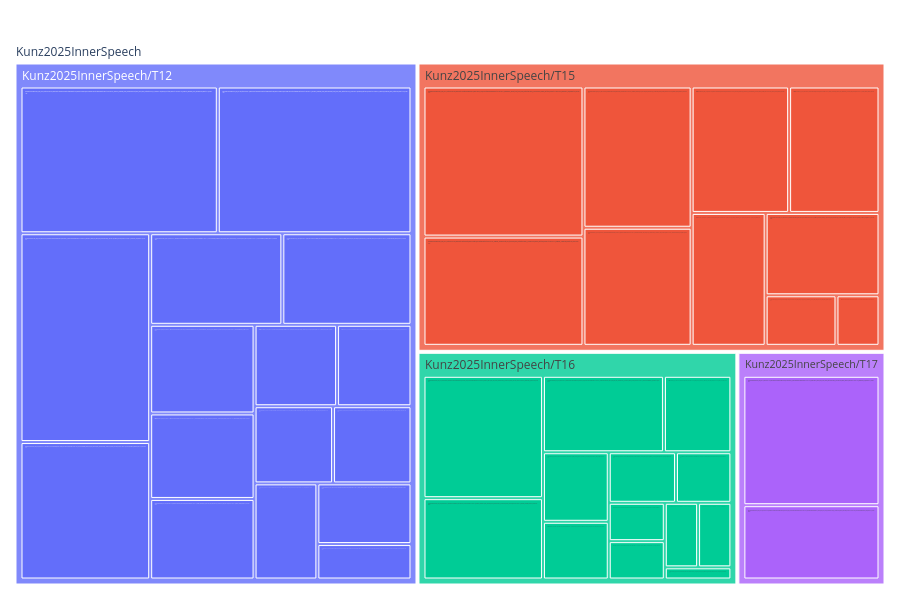

Write notebook code for a chart like this one.
### Code cell
viz.plot_study(kunz)

### Figure 1 — Plotly figure (JSON) as saved in the notebook; plotly's stock layout.template omitted (floating-point values rounded to 4 significant figures)
{"data": [{"branchvalues": "total", "customdata": [["1.9h"], ["13min"], ["1.8h"], ["1.9h"], ["23min"], ["24min"], ["24min"], ["24min"], ["24min"], ["33min"], ["27min"], ["37min"], ["1.2h"], ["48min"], ["47min"], ["35min"], ["51min"], ["1.1h"], ["15min"], ["1.7h"], ["53min"], ["41min"], ["1.2h"], ["9min"], ["48min"], ["39min"], ["1.1h"], ["9min"], ["9min"], ["22min"], ["20min"], ["40min"], ["4min"], ["9min"], ["9min"], ["15min"], ["42min"], ["16min"], ["12min"], ["46min"], ["1.3h"], ["(?)"], ["(?)"], ["(?)"], ["(?)"], ["(?)"]], "domain": {"x": [0.0, 1.0], "y": [0.0, 1.0]}, "hovertemplate": "<b>%{label}</b><br>duration: %{customdata[0]}<br>share: %{percentRoot:.1%}<extra></extra>", "ids": ["Kunz2025InnerSpeech/Kunz2025InnerSpeech/T12/Kunz2025InnerSpeech:bin_size_ms=20,date=2023.05.16,experiment=seqRecallUninstructed3ElementArrow,family=sequence,file=seqRecallUninstructed3ElementArrow/t12.2023.05.16_binnedTX_spikePow_20ms_joystickSeq.mat,loop_type=,mean_subtracted=True,n_channels=128,original_split=train,session=t12.2023.05.16_binnedTX_spikePow_20ms_joystickSeq,subject=T12,vocab=", "Kunz2025InnerSpeech/Kunz2025InnerSpeech/T12/Kunz2025InnerSpeech:bin_size_ms=20,date=2023.05.16,experiment=seqRecallUninstructedSingleArrow,family=sequence,file=seqRecallUninstructedSingleArrow/t12.2023.05.16_binnedTX_spikePow_20ms_joystickSingle.mat,loop_type=,mean_subtracted=True,n_channels=128,original_split=train,session=t12.2023.05.16_binnedTX_spikePow_20ms_joystickSingle,subject=T12,vocab=", "Kunz2025InnerSpeech/Kunz2025InnerSpeech/T12/Kunz2025InnerSpeech:bin_size_ms=20,date=2023.08.15,experiment=isolatedVerbalBehaviors,family=word_cue,file=isolatedVerbalBehaviors/t12.2023.08.15_allBehaviors_raw.mat,loop_type=,mean_subtracted=False,n_channels=128,original_split=train,session=t12.2023.08.15_allBehaviors_raw,subject=T12,vocab=", "Kunz2025InnerSpeech/Kunz2025InnerSpeech/T12/Kunz2025InnerSpeech:bin_size_ms=20,date=2023.09.19,experiment=seqRecallUninstructed3ElementLines,family=sequence,file=seqRecallUninstructed3ElementLines/t12.2023.09.19_binnedTX_spikePow_20ms_lineSequenes.mat,loop_type=,mean_subtracted=True,n_channels=128,original_split=train,session=t12.2023.09.19_binnedTX_spikePow_20ms_lineSequenes,subject=T12,vocab=", "Kunz2025InnerSpeech/Kunz2025InnerSpeech/T12/Kunz2025InnerSpeech:bin_size_ms=20,date=2023.09.28,experiment=seqRecallSpeech,family=sequence,file=seqRecallSpeech/t12.2023.09.28_binnedTX_spikePow_20ms_speak.mat,loop_type=,mean_subtracted=True,n_channels=128,original_split=train,session=t12.2023.09.28_binnedTX_spikePow_20ms_speak,subject=T12,vocab=", "Kunz2025InnerSpeech/Kunz2025InnerSpeech/T12/Kunz2025InnerSpeech:bin_size_ms=20,date=2023.09.28,experiment=seqRecallVerbalMemory,family=sequence,file=seqRecallVerbalMemory/t12.2023.09.28_binnedTX_spikePow_20ms_arrow.mat,loop_type=,mean_subtracted=True,n_channels=128,original_split=train,session=t12.2023.09.28_binnedTX_spikePow_20ms_arrow,subject=T12,vocab=", "Kunz2025InnerSpeech/Kunz2025InnerSpeech/T12/Kunz2025InnerSpeech:bin_size_ms=20,date=2023.10.12,experiment=seqRecallVerbalMemory,family=sequence,file=seqRecallVerbalMemory/t12.2023.10.12_binnedTX_spikePow_20ms_verbalMemory.mat,loop_type=,mean_subtracted=True,n_channels=128,original_split=train,session=t12.2023.10.12_binnedTX_spikePow_20ms_verbalMemory,subject=T12,vocab=", "Kunz2025InnerSpeech/Kunz2025InnerSpeech/T12/Kunz2025InnerSpeech:bin_size_ms=20,date=2023.10.12,experiment=seqRecallVisualMemory,family=sequence,file=seqRecallVisualMemory/t12.2023.10.12_binnedTX_spikePow_20ms_visualMemory.mat,loop_type=,mean_subtracted=True,n_channels=128,original_split=train,session=t12.2023.10.12_binnedTX_spikePow_20ms_visualMemory,subject=T12,vocab=", "Kunz2025InnerSpeech/Kunz2025InnerSpeech/T12/Kunz2025InnerSpeech:bin_size_ms=20,date=2023.11.28,experiment=sentenceData,family=sentence,file=sentenceData/t12.2023.11.28_attempted_50words.mat,loop_type=open,mean_subtracted=False,n_channels=128,original_split=train,session=t12.2023.11.28_attempted_50words,subject=T12,vocab=50w", "Kunz2025InnerSpeech/Kunz2025InnerSpeech/T12/Kunz2025InnerSpeech:bin_size_ms=20,date=2023.11.28,experiment=sentenceData,family=sentence,file=sentenceData/t12.2023.11.28_imagined_50words.mat,loop_type=open,mean_subtracted=False,n_channels=128,original_split=train,session=t12.2023.11.28_imagined_50words,subject=T12,vocab=50w", "Kunz2025InnerSpeech/Kunz2025InnerSpeech/T12/Kunz2025InnerSpeech:bin_size_ms=20,date=2023.11.28,experiment=sentenceData,family=sentence,file=sentenceData/t12.2023.11.28_imagined_50words_eval.mat,loop_type=closed,mean_subtracted=False,n_channels=128,original_split=eval,session=t12.2023.11.28_imagined_50words_eval,subject=T12,vocab=50w", "Kunz2025InnerSpeech/Kunz2025InnerSpeech/T12/Kunz2025InnerSpeech:bin_size_ms=20,date=2024.04.11,experiment=interleavedVerbalBehaviors,family=word_cue,file=interleavedVerbalBehaviors/t12.2024.04.11_interleavedVerbalBehaviors_raw.mat,loop_type=,mean_subtracted=False,n_channels=128,original_split=train,session=t12.2024.04.11_interleavedVerbalBehaviors_raw,subject=T12,vocab=", "Kunz2025InnerSpeech/Kunz2025InnerSpeech/T12/Kunz2025InnerSpeech:bin_size_ms=20,date=2024.12.06,experiment=chittychittybangbang,family=sentence,file=chittychittybangbang/t12.2024.12.06_chittychittybangbang_50words.mat,loop_type=open,mean_subtracted=False,n_channels=256,original_split=train,session=t12.2024.12.06_chittychittybangbang_50words,subject=T12,vocab=50w", "Kunz2025InnerSpeech/Kunz2025InnerSpeech/T12/Kunz2025InnerSpeech:bin_size_ms=20,date=2024.12.17,experiment=chittychittybangbang,family=sentence,file=chittychittybangbang/t12.2024.12.17_chittychittybangbang_50words.mat,loop_type=open,mean_subtracted=False,n_channels=256,original_split=train,session=t12.2024.12.17_chittychittybangbang_50words,subject=T12,vocab=50w", "Kunz2025InnerSpeech/Kunz2025InnerSpeech/T12/Kunz2025InnerSpeech:bin_size_ms=20,date=2024.12.19,experiment=chittychittybangbang,family=sentence,file=chittychittybangbang/t12.2024.12.19_chittychittybangbang_50words.mat,loop_type=open,mean_subtracted=False,n_channels=256,original_split=train,session=t12.2024.12.19_chittychittybangbang_50words,subject=T12,vocab=50w", "Kunz2025InnerSpeech/Kunz2025InnerSpeech/T12/Kunz2025InnerSpeech:bin_size_ms=25,date=2024.12.19,experiment=chittychittybangbang,family=sentence,file=chittychittybangbang/t12.2024.12.19_chittychittybangbang_50words_eval.mat,loop_type=closed,mean_subtracted=False,n_channels=256,original_split=eval,session=t12.2024.12.19_chittychittybangbang_50words_eval,subject=T12,vocab=50w", "Kunz2025InnerSpeech/Kunz2025InnerSpeech/T15/Kunz2025InnerSpeech:bin_size_ms=10,date=2024.03.03,experiment=sentenceData,family=sentence,file=sentenceData/t15.2024.03.03_attempted_50words.mat,loop_type=open,mean_subtracted=False,n_channels=256,original_split=train,session=t15.2024.03.03_attempted_50words,subject=T15,vocab=50w", "Kunz2025InnerSpeech/Kunz2025InnerSpeech/T15/Kunz2025InnerSpeech:bin_size_ms=10,date=2024.03.03,experiment=sentenceData,family=sentence,file=sentenceData/t15.2024.03.03_imagined_50words.mat,loop_type=open,mean_subtracted=False,n_channels=256,original_split=train,session=t15.2024.03.03_imagined_50words,subject=T15,vocab=50w", "Kunz2025InnerSpeech/Kunz2025InnerSpeech/T15/Kunz2025InnerSpeech:bin_size_ms=10,date=2024.03.03,experiment=sentenceData,family=sentence,file=sentenceData/t15.2024.03.03_imagined_50words_eval.mat,loop_type=closed,mean_subtracted=False,n_channels=256,original_split=eval,session=t15.2024.03.03_imagined_50words_eval,subject=T15,vocab=50w", "Kunz2025InnerSpeech/Kunz2025InnerSpeech/T15/Kunz2025InnerSpeech:bin_size_ms=10,date=2024.04.07,experiment=isolatedVerbalBehaviors,family=word_cue,file=isolatedVerbalBehaviors/t15.2024.04.07_allBehaviors_raw.mat,loop_type=,mean_subtracted=False,n_channels=256,original_split=train,session=t15.2024.04.07_allBehaviors_raw,subject=T15,vocab=", "Kunz2025InnerSpeech/Kunz2025InnerSpeech/T15/Kunz2025InnerSpeech:bin_size_ms=10,date=2024.06.14,experiment=interleavedVerbalBehaviors,family=word_cue,file=interleavedVerbalBehaviors/t15.2024.06.14_interleavedVerbalBehaviors_raw.mat,loop_type=,mean_subtracted=False,n_channels=256,original_split=train,session=t15.2024.06.14_interleavedVerbalBehaviors_raw,subject=T15,vocab=", "Kunz2025InnerSpeech/Kunz2025InnerSpeech/T15/Kunz2025InnerSpeech:bin_size_ms=10,date=2024.12.15,experiment=conjunctiveCounting,family=counting,file=conjunctiveCounting/t15.2024.12.15_conjunctive_counting.mat,loop_type=,mean_subtracted=False,n_channels=256,original_split=train,session=t15.2024.12.15_conjunctive_counting,subject=T15,vocab=", "Kunz2025InnerSpeech/Kunz2025InnerSpeech/T15/Kunz2025InnerSpeech:bin_size_ms=10,date=2024.12.15,experiment=sentenceData,family=sentence,file=sentenceData/t15.2024.12.15_imagined_125kwords.mat,loop_type=open,mean_subtracted=False,n_channels=256,original_split=train,session=t15.2024.12.15_imagined_125kwords,subject=T15,vocab=125k", "Kunz2025InnerSpeech/Kunz2025InnerSpeech/T15/Kunz2025InnerSpeech:bin_size_ms=10,date=2024.12.15,experiment=sentenceData,family=sentence,file=sentenceData/t15.2024.12.15_imagined_125kwords_eval.mat,loop_type=closed,mean_subtracted=False,n_channels=256,original_split=eval,session=t15.2024.12.15_imagined_125kwords_eval,subject=T15,vocab=125k", "Kunz2025InnerSpeech/Kunz2025InnerSpeech/T15/Kunz2025InnerSpeech:bin_size_ms=10,date=2025.01.05,experiment=sentenceData,family=sentence,file=sentenceData/t15.2025.01.05_imagined_125kwords.mat,loop_type=open,mean_subtracted=False,n_channels=256,original_split=train,session=t15.2025.01.05_imagined_125kwords,subject=T15,vocab=125k", "Kunz2025InnerSpeech/Kunz2025InnerSpeech/T15/Kunz2025InnerSpeech:bin_size_ms=10,date=2025.01.05,experiment=sentenceData,family=sentence,file=sentenceData/t15.2025.01.05_imagined_125kwords_eval.mat,loop_type=closed,mean_subtracted=False,n_channels=256,original_split=eval,session=t15.2025.01.05_imagined_125kwords_eval,subject=T15,vocab=125k", "Kunz2025InnerSpeech/Kunz2025InnerSpeech/T16/Kunz2025InnerSpeech:bin_size_ms=10,date=2024.03.04,experiment=isolatedVerbalBehaviors,family=word_cue,file=isolatedVerbalBehaviors/t16.2024.03.04_allBehaviors_raw.mat,loop_type=,mean_subtracted=False,n_channels=256,original_split=train,session=t16.2024.03.04_allBehaviors_raw,subject=T16,vocab=", "Kunz2025InnerSpeech/Kunz2025InnerSpeech/T16/Kunz2025InnerSpeech:bin_size_ms=20,date=2024.04.08,experiment=seqRecallUninstructed3ElementArrow,family=sequence,file=seqRecallUninstructed3ElementArrow/t16.2024.04.08_binnedTX_spikePow_20ms.mat,loop_type=,mean_subtracted=True,n_channels=256,original_split=train,session=t16.2024.04.08_binnedTX_spikePow_20ms,subject=T16,vocab=", "Kunz2025InnerSpeech/Kunz2025InnerSpeech/T16/Kunz2025InnerSpeech:bin_size_ms=20,date=2024.04.08,experiment=seqRecallUninstructed3ElementLines,family=sequence,file=seqRecallUninstructed3ElementLines/t16.2024.04.08_binnedTX_spikePow_20ms_lines.mat,loop_type=,mean_subtracted=True,n_channels=256,original_split=train,session=t16.2024.04.08_binnedTX_spikePow_20ms_lines,subject=T16,vocab=", "Kunz2025InnerSpeech/Kunz2025InnerSpeech/T16/Kunz2025InnerSpeech:bin_size_ms=20,date=2024.04.29,experiment=sentenceData,family=sentence,file=sentenceData/t16.2024.04.29_attempted_50words.mat,loop_type=open,mean_subtracted=False,n_channels=256,original_split=train,session=t16.2024.04.29_attempted_50words,subject=T16,vocab=50w", "Kunz2025InnerSpeech/Kunz2025InnerSpeech/T16/Kunz2025InnerSpeech:bin_size_ms=20,date=2024.04.29,experiment=sentenceData,family=sentence,file=sentenceData/t16.2024.04.29_imagined_50words.mat,loop_type=open,mean_subtracted=False,n_channels=256,original_split=train,session=t16.2024.04.29_imagined_50words,subject=T16,vocab=50w", "Kunz2025InnerSpeech/Kunz2025InnerSpeech/T16/Kunz2025InnerSpeech:bin_size_ms=20,date=2024.07.17,experiment=interleavedVerbalBehaviors,family=word_cue,file=interleavedVerbalBehaviors/t16.2024.07.17_interleavedVerbalBehaviors_raw.mat,loop_type=,mean_subtracted=False,n_channels=256,original_split=train,session=t16.2024.07.17_interleavedVerbalBehaviors_raw,subject=T16,vocab=", "Kunz2025InnerSpeech/Kunz2025InnerSpeech/T16/Kunz2025InnerSpeech:bin_size_ms=20,date=2024.07.17,experiment=seqRecallSpeech,family=sequence,file=seqRecallSpeech/t16.2024.07.17_binnedTX_spikePow_20ms.mat,loop_type=,mean_subtracted=True,n_channels=256,original_split=train,session=t16.2024.07.17_binnedTX_spikePow_20ms,subject=T16,vocab=", "Kunz2025InnerSpeech/Kunz2025InnerSpeech/T16/Kunz2025InnerSpeech:bin_size_ms=20,date=2024.07.17,experiment=seqRecallVerbalMemory,family=sequence,file=seqRecallVerbalMemory/t16.2024.07.17_binnedTX_spikePow_20ms_verbal.mat,loop_type=,mean_subtracted=True,n_channels=256,original_split=train,session=t16.2024.07.17_binnedTX_spikePow_20ms_verbal,subject=T16,vocab=", "Kunz2025InnerSpeech/Kunz2025InnerSpeech/T16/Kunz2025InnerSpeech:bin_size_ms=20,date=2024.07.17,experiment=seqRecallVisualMemory,family=sequence,file=seqRecallVisualMemory/t16.2024.07.17_binnedTX_spikePow_20ms_visual.mat,loop_type=,mean_subtracted=True,n_channels=256,original_split=train,session=t16.2024.07.17_binnedTX_spikePow_20ms_visual,subject=T16,vocab=", "Kunz2025InnerSpeech/Kunz2025InnerSpeech/T16/Kunz2025InnerSpeech:bin_size_ms=20,date=2024.12.18,experiment=conjunctiveCounting,family=counting,file=conjunctiveCounting/t16.2024.12.18_conjunctive_counting.mat,loop_type=,mean_subtracted=False,n_channels=256,original_split=train,session=t16.2024.12.18_conjunctive_counting,subject=T16,vocab=", "Kunz2025InnerSpeech/Kunz2025InnerSpeech/T16/Kunz2025InnerSpeech:bin_size_ms=20,date=2024.12.18,experiment=sentenceData,family=sentence,file=sentenceData/t16.2024.12.18_imagined_125kwords.mat,loop_type=open,mean_subtracted=False,n_channels=256,original_split=train,session=t16.2024.12.18_imagined_125kwords,subject=T16,vocab=125k", "Kunz2025InnerSpeech/Kunz2025InnerSpeech/T16/Kunz2025InnerSpeech:bin_size_ms=20,date=2024.12.18,experiment=sentenceData,family=sentence,file=sentenceData/t16.2024.12.18_imagined_125kwords_eval.mat,loop_type=closed,mean_subtracted=False,n_channels=256,original_split=eval,session=t16.2024.12.18_imagined_125kwords_eval,subject=T16,vocab=125k", "Kunz2025InnerSpeech/Kunz2025InnerSpeech/T16/Kunz2025InnerSpeech:bin_size_ms=33,date=2024.04.29,experiment=sentenceData,family=sentence,file=sentenceData/t16.2024.04.29_imagined_50words_eval.mat,loop_type=closed,mean_subtracted=False,n_channels=256,original_split=eval,session=t16.2024.04.29_imagined_50words_eval,subject=T16,vocab=50w", "Kunz2025InnerSpeech/Kunz2025InnerSpeech/T17/Kunz2025InnerSpeech:bin_size_ms=10,date=2024.12.09,experiment=interleavedVerbalBehaviors,family=word_cue,file=interleavedVerbalBehaviors/t17.2024.12.09_interleavedVerbalBehaviors_raw.mat,loop_type=,mean_subtracted=False,n_channels=256,original_split=train,session=t17.2024.12.09_interleavedVerbalBehaviors_raw,subject=T17,vocab=", "Kunz2025InnerSpeech/Kunz2025InnerSpeech/T17/Kunz2025InnerSpeech:bin_size_ms=10,date=2024.12.09,experiment=isolatedVerbalBehaviors,family=word_cue,file=isolatedVerbalBehaviors/t17.2024.12.09_allBehaviors_raw.mat,loop_type=,mean_subtracted=False,n_channels=256,original_split=train,session=t17.2024.12.09_allBehaviors_raw,subject=T17,vocab=", "Kunz2025InnerSpeech/Kunz2025InnerSpeech/T12", "Kunz2025InnerSpeech/Kunz2025InnerSpeech/T15", "Kunz2025InnerSpeech/Kunz2025InnerSpeech/T16", "Kunz2025InnerSpeech/Kunz2025InnerSpeech/T17", "Kunz2025InnerSpeech"], "labels": ["Kunz2025InnerSpeech:bin_size_ms=20,date=2023.05.16,experiment=seqRecallUninstructed3ElementArrow,family=sequence,file=seqRecallUninstructed3ElementArrow/t12.2023.05.16_binnedTX_spikePow_20ms_joystickSeq.mat,loop_type=,mean_subtracted=True,n_channels=128,original_split=train,session=t12.2023.05.16_binnedTX_spikePow_20ms_joystickSeq,subject=T12,vocab=", "Kunz2025InnerSpeech:bin_size_ms=20,date=2023.05.16,experiment=seqRecallUninstructedSingleArrow,family=sequence,file=seqRecallUninstructedSingleArrow/t12.2023.05.16_binnedTX_spikePow_20ms_joystickSingle.mat,loop_type=,mean_subtracted=True,n_channels=128,original_split=train,session=t12.2023.05.16_binnedTX_spikePow_20ms_joystickSingle,subject=T12,vocab=", "Kunz2025InnerSpeech:bin_size_ms=20,date=2023.08.15,experiment=isolatedVerbalBehaviors,family=word_cue,file=isolatedVerbalBehaviors/t12.2023.08.15_allBehaviors_raw.mat,loop_type=,mean_subtracted=False,n_channels=128,original_split=train,session=t12.2023.08.15_allBehaviors_raw,subject=T12,vocab=", "Kunz2025InnerSpeech:bin_size_ms=20,date=2023.09.19,experiment=seqRecallUninstructed3ElementLines,family=sequence,file=seqRecallUninstructed3ElementLines/t12.2023.09.19_binnedTX_spikePow_20ms_lineSequenes.mat,loop_type=,mean_subtracted=True,n_channels=128,original_split=train,session=t12.2023.09.19_binnedTX_spikePow_20ms_lineSequenes,subject=T12,vocab=", "Kunz2025InnerSpeech:bin_size_ms=20,date=2023.09.28,experiment=seqRecallSpeech,family=sequence,file=seqRecallSpeech/t12.2023.09.28_binnedTX_spikePow_20ms_speak.mat,loop_type=,mean_subtracted=True,n_channels=128,original_split=train,session=t12.2023.09.28_binnedTX_spikePow_20ms_speak,subject=T12,vocab=", "Kunz2025InnerSpeech:bin_size_ms=20,date=2023.09.28,experiment=seqRecallVerbalMemory,family=sequence,file=seqRecallVerbalMemory/t12.2023.09.28_binnedTX_spikePow_20ms_arrow.mat,loop_type=,mean_subtracted=True,n_channels=128,original_split=train,session=t12.2023.09.28_binnedTX_spikePow_20ms_arrow,subject=T12,vocab=", "Kunz2025InnerSpeech:bin_size_ms=20,date=2023.10.12,experiment=seqRecallVerbalMemory,family=sequence,file=seqRecallVerbalMemory/t12.2023.10.12_binnedTX_spikePow_20ms_verbalMemory.mat,loop_type=,mean_subtracted=True,n_channels=128,original_split=train,session=t12.2023.10.12_binnedTX_spikePow_20ms_verbalMemory,subject=T12,vocab=", "Kunz2025InnerSpeech:bin_size_ms=20,date=2023.10.12,experiment=seqRecallVisualMemory,family=sequence,file=seqRecallVisualMemory/t12.2023.10.12_binnedTX_spikePow_20ms_visualMemory.mat,loop_type=,mean_subtracted=True,n_channels=128,original_split=train,session=t12.2023.10.12_binnedTX_spikePow_20ms_visualMemory,subject=T12,vocab=", "Kunz2025InnerSpeech:bin_size_ms=20,date=2023.11.28,experiment=sentenceData,family=sentence,file=sentenceData/t12.2023.11.28_attempted_50words.mat,loop_type=open,mean_subtracted=False,n_channels=128,original_split=train,session=t12.2023.11.28_attempted_50words,subject=T12,vocab=50w", "Kunz2025InnerSpeech:bin_size_ms=20,date=2023.11.28,experiment=sentenceData,family=sentence,file=sentenceData/t12.2023.11.28_imagined_50words.mat,loop_type=open,mean_subtracted=False,n_channels=128,original_split=train,session=t12.2023.11.28_imagined_50words,subject=T12,vocab=50w", "Kunz2025InnerSpeech:bin_size_ms=20,date=2023.11.28,experiment=sentenceData,family=sentence,file=sentenceData/t12.2023.11.28_imagined_50words_eval.mat,loop_type=closed,mean_subtracted=False,n_channels=128,original_split=eval,session=t12.2023.11.28_imagined_50words_eval,subject=T12,vocab=50w", "Kunz2025InnerSpeech:bin_size_ms=20,date=2024.04.11,experiment=interleavedVerbalBehaviors,family=word_cue,file=interleavedVerbalBehaviors/t12.2024.04.11_interleavedVerbalBehaviors_raw.mat,loop_type=,mean_subtracted=False,n_channels=128,original_split=train,session=t12.2024.04.11_interleavedVerbalBehaviors_raw,subject=T12,vocab=", "Kunz2025InnerSpeech:bin_size_ms=20,date=2024.12.06,experiment=chittychittybangbang,family=sentence,file=chittychittybangbang/t12.2024.12.06_chittychittybangbang_50words.mat,loop_type=open,mean_subtracted=False,n_channels=256,original_split=train,session=t12.2024.12.06_chittychittybangbang_50words,subject=T12,vocab=50w", "Kunz2025InnerSpeech:bin_size_ms=20,date=2024.12.17,experiment=chittychittybangbang,family=sentence,file=chittychittybangbang/t12.2024.12.17_chittychittybangbang_50words.mat,loop_type=open,mean_subtracted=False,n_channels=256,original_split=train,session=t12.2024.12.17_chittychittybangbang_50words,subject=T12,vocab=50w", "Kunz2025InnerSpeech:bin_size_ms=20,date=2024.12.19,experiment=chittychittybangbang,family=sentence,file=chittychittybangbang/t12.2024.12.19_chittychittybangbang_50words.mat,loop_type=open,mean_subtracted=False,n_channels=256,original_split=train,session=t12.2024.12.19_chittychittybangbang_50words,subject=T12,vocab=50w", "Kunz2025InnerSpeech:bin_size_ms=25,date=2024.12.19,experiment=chittychittybangbang,family=sentence,file=chittychittybangbang/t12.2024.12.19_chittychittybangbang_50words_eval.mat,loop_type=closed,mean_subtracted=False,n_channels=256,original_split=eval,session=t12.2024.12.19_chittychittybangbang_50words_eval,subject=T12,vocab=50w", "Kunz2025InnerSpeech:bin_size_ms=10,date=2024.03.03,experiment=sentenceData,family=sentence,file=sentenceData/t15.2024.03.03_attempted_50words.mat,loop_type=open,mean_subtracted=False,n_channels=256,original_split=train,session=t15.2024.03.03_attempted_50words,subject=T15,vocab=50w", "Kunz2025InnerSpeech:bin_size_ms=10,date=2024.03.03,experiment=sentenceData,family=sentence,file=sentenceData/t15.2024.03.03_imagined_50words.mat,loop_type=open,mean_subtracted=False,n_channels=256,original_split=train,session=t15.2024.03.03_imagined_50words,subject=T15,vocab=50w", "Kunz2025InnerSpeech:bin_size_ms=10,date=2024.03.03,experiment=sentenceData,family=sentence,file=sentenceData/t15.2024.03.03_imagined_50words_eval.mat,loop_type=closed,mean_subtracted=False,n_channels=256,original_split=eval,session=t15.2024.03.03_imagined_50words_eval,subject=T15,vocab=50w", "Kunz2025InnerSpeech:bin_size_ms=10,date=2024.04.07,experiment=isolatedVerbalBehaviors,family=word_cue,file=isolatedVerbalBehaviors/t15.2024.04.07_allBehaviors_raw.mat,loop_type=,mean_subtracted=False,n_channels=256,original_split=train,session=t15.2024.04.07_allBehaviors_raw,subject=T15,vocab=", "Kunz2025InnerSpeech:bin_size_ms=10,date=2024.06.14,experiment=interleavedVerbalBehaviors,family=word_cue,file=interleavedVerbalBehaviors/t15.2024.06.14_interleavedVerbalBehaviors_raw.mat,loop_type=,mean_subtracted=False,n_channels=256,original_split=train,session=t15.2024.06.14_interleavedVerbalBehaviors_raw,subject=T15,vocab=", "Kunz2025InnerSpeech:bin_size_ms=10,date=2024.12.15,experiment=conjunctiveCounting,family=counting,file=conjunctiveCounting/t15.2024.12.15_conjunctive_counting.mat,loop_type=,mean_subtracted=False,n_channels=256,original_split=train,session=t15.2024.12.15_conjunctive_counting,subject=T15,vocab=", "Kunz2025InnerSpeech:bin_size_ms=10,date=2024.12.15,experiment=sentenceData,family=sentence,file=sentenceData/t15.2024.12.15_imagined_125kwords.mat,loop_type=open,mean_subtracted=False,n_channels=256,original_split=train,session=t15.2024.12.15_imagined_125kwords,subject=T15,vocab=125k", "Kunz2025InnerSpeech:bin_size_ms=10,date=2024.12.15,experiment=sentenceData,family=sentence,file=sentenceData/t15.2024.12.15_imagined_125kwords_eval.mat,loop_type=closed,mean_subtracted=False,n_channels=256,original_split=eval,session=t15.2024.12.15_imagined_125kwords_eval,subject=T15,vocab=125k", "Kunz2025InnerSpeech:bin_size_ms=10,date=2025.01.05,experiment=sentenceData,family=sentence,file=sentenceData/t15.2025.01.05_imagined_125kwords.mat,loop_type=open,mean_subtracted=False,n_channels=256,original_split=train,session=t15.2025.01.05_imagined_125kwords,subject=T15,vocab=125k", "Kunz2025InnerSpeech:bin_size_ms=10,date=2025.01.05,experiment=sentenceData,family=sentence,file=sentenceData/t15.2025.01.05_imagined_125kwords_eval.mat,loop_type=closed,mean_subtracted=False,n_channels=256,original_split=eval,session=t15.2025.01.05_imagined_125kwords_eval,subject=T15,vocab=125k", "Kunz2025InnerSpeech:bin_size_ms=10,date=2024.03.04,experiment=isolatedVerbalBehaviors,family=word_cue,file=isolatedVerbalBehaviors/t16.2024.03.04_allBehaviors_raw.mat,loop_type=,mean_subtracted=False,n_channels=256,original_split=train,session=t16.2024.03.04_allBehaviors_raw,subject=T16,vocab=", "Kunz2025InnerSpeech:bin_size_ms=20,date=2024.04.08,experiment=seqRecallUninstructed3ElementArrow,family=sequence,file=seqRecallUninstructed3ElementArrow/t16.2024.04.08_binnedTX_spikePow_20ms.mat,loop_type=,mean_subtracted=True,n_channels=256,original_split=train,session=t16.2024.04.08_binnedTX_spikePow_20ms,subject=T16,vocab=", "Kunz2025InnerSpeech:bin_size_ms=20,date=2024.04.08,experiment=seqRecallUninstructed3ElementLines,family=sequence,file=seqRecallUninstructed3ElementLines/t16.2024.04.08_binnedTX_spikePow_20ms_lines.mat,loop_type=,mean_subtracted=True,n_channels=256,original_split=train,session=t16.2024.04.08_binnedTX_spikePow_20ms_lines,subject=T16,vocab=", "Kunz2025InnerSpeech:bin_size_ms=20,date=2024.04.29,experiment=sentenceData,family=sentence,file=sentenceData/t16.2024.04.29_attempted_50words.mat,loop_type=open,mean_subtracted=False,n_channels=256,original_split=train,session=t16.2024.04.29_attempted_50words,subject=T16,vocab=50w", "Kunz2025InnerSpeech:bin_size_ms=20,date=2024.04.29,experiment=sentenceData,family=sentence,file=sentenceData/t16.2024.04.29_imagined_50words.mat,loop_type=open,mean_subtracted=False,n_channels=256,original_split=train,session=t16.2024.04.29_imagined_50words,subject=T16,vocab=50w", "Kunz2025InnerSpeech:bin_size_ms=20,date=2024.07.17,experiment=interleavedVerbalBehaviors,family=word_cue,file=interleavedVerbalBehaviors/t16.2024.07.17_interleavedVerbalBehaviors_raw.mat,loop_type=,mean_subtracted=False,n_channels=256,original_split=train,session=t16.2024.07.17_interleavedVerbalBehaviors_raw,subject=T16,vocab=", "Kunz2025InnerSpeech:bin_size_ms=20,date=2024.07.17,experiment=seqRecallSpeech,family=sequence,file=seqRecallSpeech/t16.2024.07.17_binnedTX_spikePow_20ms.mat,loop_type=,mean_subtracted=True,n_channels=256,original_split=train,session=t16.2024.07.17_binnedTX_spikePow_20ms,subject=T16,vocab=", "Kunz2025InnerSpeech:bin_size_ms=20,date=2024.07.17,experiment=seqRecallVerbalMemory,family=sequence,file=seqRecallVerbalMemory/t16.2024.07.17_binnedTX_spikePow_20ms_verbal.mat,loop_type=,mean_subtracted=True,n_channels=256,original_split=train,session=t16.2024.07.17_binnedTX_spikePow_20ms_verbal,subject=T16,vocab=", "Kunz2025InnerSpeech:bin_size_ms=20,date=2024.07.17,experiment=seqRecallVisualMemory,family=sequence,file=seqRecallVisualMemory/t16.2024.07.17_binnedTX_spikePow_20ms_visual.mat,loop_type=,mean_subtracted=True,n_channels=256,original_split=train,session=t16.2024.07.17_binnedTX_spikePow_20ms_visual,subject=T16,vocab=", "Kunz2025InnerSpeech:bin_size_ms=20,date=2024.12.18,experiment=conjunctiveCounting,family=counting,file=conjunctiveCounting/t16.2024.12.18_conjunctive_counting.mat,loop_type=,mean_subtracted=False,n_channels=256,original_split=train,session=t16.2024.12.18_conjunctive_counting,subject=T16,vocab=", "Kunz2025InnerSpeech:bin_size_ms=20,date=2024.12.18,experiment=sentenceData,family=sentence,file=sentenceData/t16.2024.12.18_imagined_125kwords.mat,loop_type=open,mean_subtracted=False,n_channels=256,original_split=train,session=t16.2024.12.18_imagined_125kwords,subject=T16,vocab=125k", "Kunz2025InnerSpeech:bin_size_ms=20,date=2024.12.18,experiment=sentenceData,family=sentence,file=sentenceData/t16.2024.12.18_imagined_125kwords_eval.mat,loop_type=closed,mean_subtracted=False,n_channels=256,original_split=eval,session=t16.2024.12.18_imagined_125kwords_eval,subject=T16,vocab=125k", "Kunz2025InnerSpeech:bin_size_ms=33,date=2024.04.29,experiment=sentenceData,family=sentence,file=sentenceData/t16.2024.04.29_imagined_50words_eval.mat,loop_type=closed,mean_subtracted=False,n_channels=256,original_split=eval,session=t16.2024.04.29_imagined_50words_eval,subject=T16,vocab=50w", "Kunz2025InnerSpeech:bin_size_ms=10,date=2024.12.09,experiment=interleavedVerbalBehaviors,family=word_cue,file=interleavedVerbalBehaviors/t17.2024.12.09_interleavedVerbalBehaviors_raw.mat,loop_type=,mean_subtracted=False,n_channels=256,original_split=train,session=t17.2024.12.09_interleavedVerbalBehaviors_raw,subject=T17,vocab=", "Kunz2025InnerSpeech:bin_size_ms=10,date=2024.12.09,experiment=isolatedVerbalBehaviors,family=word_cue,file=isolatedVerbalBehaviors/t17.2024.12.09_allBehaviors_raw.mat,loop_type=,mean_subtracted=False,n_channels=256,original_split=train,session=t17.2024.12.09_allBehaviors_raw,subject=T17,vocab=", "Kunz2025InnerSpeech/T12", "Kunz2025InnerSpeech/T15", "Kunz2025InnerSpeech/T16", "Kunz2025InnerSpeech/T17", "Kunz2025InnerSpeech"], "name": "", "parents": ["Kunz2025InnerSpeech/Kunz2025InnerSpeech/T12", "Kunz2025InnerSpeech/Kunz2025InnerSpeech/T12", "Kunz2025InnerSpeech/Kunz2025InnerSpeech/T12", "Kunz2025InnerSpeech/Kunz2025InnerSpeech/T12", "Kunz2025InnerSpeech/Kunz2025InnerSpeech/T12", "Kunz2025InnerSpeech/Kunz2025InnerSpeech/T12", "Kunz2025InnerSpeech/Kunz2025InnerSpeech/T12", "Kunz2025InnerSpeech/Kunz2025InnerSpeech/T12", "Kunz2025InnerSpeech/Kunz2025InnerSpeech/T12", "Kunz2025InnerSpeech/Kunz2025InnerSpeech/T12", "Kunz2025InnerSpeech/Kunz2025InnerSpeech/T12", "Kunz2025InnerSpeech/Kunz2025InnerSpeech/T12", "Kunz2025InnerSpeech/Kunz2025InnerSpeech/T12", "Kunz2025InnerSpeech/Kunz2025InnerSpeech/T12", "Kunz2025InnerSpeech/Kunz2025InnerSpeech/T12", "Kunz2025InnerSpeech/Kunz2025InnerSpeech/T12", "Kunz2025InnerSpeech/Kunz2025InnerSpeech/T15", "Kunz2025InnerSpeech/Kunz2025InnerSpeech/T15", "Kunz2025InnerSpeech/Kunz2025InnerSpeech/T15", "Kunz2025InnerSpeech/Kunz2025InnerSpeech/T15", "Kunz2025InnerSpeech/Kunz2025InnerSpeech/T15", "Kunz2025InnerSpeech/Kunz2025InnerSpeech/T15", "Kunz2025InnerSpeech/Kunz2025InnerSpeech/T15", "Kunz2025InnerSpeech/Kunz2025InnerSpeech/T15", "Kunz2025InnerSpeech/Kunz2025InnerSpeech/T15", "Kunz2025InnerSpeech/Kunz2025InnerSpeech/T15", "Kunz2025InnerSpeech/Kunz2025InnerSpeech/T16", "Kunz2025InnerSpeech/Kunz2025InnerSpeech/T16", "Kunz2025InnerSpeech/Kunz2025InnerSpeech/T16", "Kunz2025InnerSpeech/Kunz2025InnerSpeech/T16", "Kunz2025InnerSpeech/Kunz2025InnerSpeech/T16", "Kunz2025InnerSpeech/Kunz2025InnerSpeech/T16", "Kunz2025InnerSpeech/Kunz2025InnerSpeech/T16", "Kunz2025InnerSpeech/Kunz2025InnerSpeech/T16", "Kunz2025InnerSpeech/Kunz2025InnerSpeech/T16", "Kunz2025InnerSpeech/Kunz2025InnerSpeech/T16", "Kunz2025InnerSpeech/Kunz2025InnerSpeech/T16", "Kunz2025InnerSpeech/Kunz2025InnerSpeech/T16", "Kunz2025InnerSpeech/Kunz2025InnerSpeech/T16", "Kunz2025InnerSpeech/Kunz2025InnerSpeech/T17", "Kunz2025InnerSpeech/Kunz2025InnerSpeech/T17", "Kunz2025InnerSpeech", "Kunz2025InnerSpeech", "Kunz2025InnerSpeech", "Kunz2025InnerSpeech", ""], "texttemplate": "%{label}<br>%{customdata[0]}", "type": "treemap", "values": [6783.0, 796.0, 6461.0, 6910.0, 1363.0, 1444.0, 1445.0, 1446.0, 1440.0, 2007.0, 1603.0, 2208.0, 4254.0, 2886.0, 2821.0, 2129.0, 3080.0, 3818.0, 893.9, 5999.0, 3191.0, 2458.0, 4367.0, 543.0, 2855.0, 2344.0, 3804.0, 559.2, 559.2, 1341.0, 1190.0, 2407.0, 210.6, 559.2, 559.2, 883.5, 2528.0, 987.8, 728.0, 2756.0, 4799.0, 46000.0, 29550.0, 16320.0, 7555.0, 99420.0]}], "layout": {"height": 600, "legend": {"tracegroupgap": 0}, "margin": {"b": 10, "l": 10, "r": 10, "t": 40}}}
